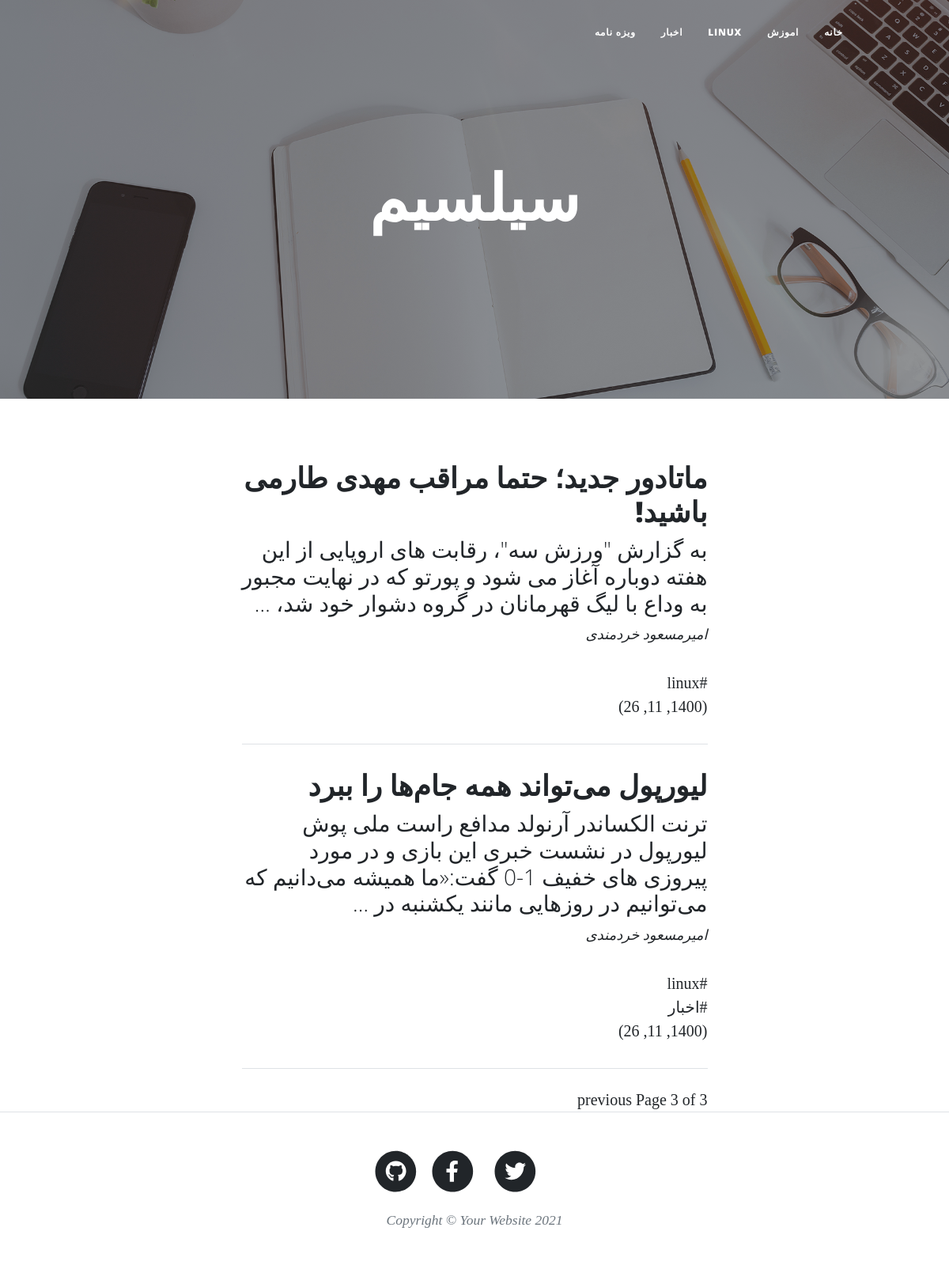
The page /blog/page/3/ on the database its author committed.
### blog/models.py (models this page shows, shortened)
class Category(models.Model):
	parent = models.ForeignKey(
        'self',default=None,null=True,blank=True,on_delete=models.SET_NULL,related_name='children',verbose_name='زیردسته'
        )
	title = models.CharField(max_length=100,verbose_name='عنوان دسته بندی')
	slug = models.SlugField(max_length=100,unique=True,verbose_name='ادرس دسته بندی')
	status = models.BooleanField(default=True,verbose_name='ایا نمایش داده شود؟')
	position = models.IntegerField(verbose_name='پوزیشن')
	class Meta:
		verbose_name='دسته بندی'
		verbose_name_plural="دسته بندی ها"
		ordering = ['position']

class Article(models.Model):
	STATUS_CHOICES = (
	('Publish','منتشرشده'),
	('Draft','پیش نویس'),
	)
	author = models.ForeignKey(User,null=True,on_delete=models.SET_NULL,related_name='نویسنده')
	title = models.CharField(max_length=100,verbose_name='عنوان مقاله')
	slug = models.SlugField(max_length=200,unique=True,verbose_name='آدرس مقاله')
	category = models.ManyToManyField(Category,verbose_name='دسته بندی',related_name='articles')
	description = models.TextField(verbose_name='محتوا')
	thumbnail=models.ImageField(upload_to='images',verbose_name='تصویر مقاله')
	publish = models.DateTimeField(default=timezone.now,verbose_name='زمان انتشار')
	created = models.DateTimeField(auto_now_add=True)
	updated = models.DateTimeField(auto_now=True)
	status = models.CharField(max_length=11,choices=STATUS_CHOICES,default='Draft',verbose_name='وضعیت')
	class Meta:
		verbose_name="مقاله"
		verbose_name_plural='مقالات'
		ordering=['-publish']
	def jpublish(self):
		return jalali_converter(self.publish)
	objects = ArticleManager()

### blog/views.py (the view)
# urls.py: path('',views.home,name='home'),
def home(request ,page_number=1):
	articles_list = Article.objects.filter(status="Publish")
	paginator = Paginator(articles_list,3)
	page_obj = paginator.get_page(page_number)
	context = {
	'articles': page_obj ,
 	'category':Category.objects.filter(status=True),
	}
	return render(request,"blog/home.html",context)

### extensions/jalali.py (called while the page is built)
    def persian_tuple(self):
        return self.persian_year, self.persian_month, self.persian_day

### extensions/utils.py (called while the page is built)
def jalali_converter(time):
	time_to_str="{},{},{}".format(time.year,time.month,time.day)
	output=jalali.Gregorian(time_to_str).persian_tuple()
	return output

### blog/templates/blog/home.html (shortened to what this page needs)
{% extends "blog/base.html" %}
{% load static %}
{% block main %}
        <header class="masthead" style="background-image: url('{% static 'assets/img/home-bg.jpg' %}')">
            <div class="container position-relative px-4 px-lg-5">
                <div class="row gx-4 gx-lg-5 justify-content-center">
                    <div class="col-md-10 col-lg-8 col-xl-7">
                        <div class="site-heading">
                            <h1>سیلسیم</h1>
                        </div>
                    </div>
                </div>
            </div>
        </header>
        <div class="container px-4 px-lg-5">
            <div class="row gx-4 gx-lg-5 justify-content-center">
                <div class="col-md-10 col-lg-8 col-xl-7">
                    {% for article in articles %}
                   <div class="post-preview">
                        <a href="{% url 'blog:detailview' article.slug %}">
                            <h2 class="post-title">{{article.title}}</h2>
                            <h3 class="post-subtitle">{{ article.description|truncatewords:30 }}</h3>
                        </a>
                        <p class="post-meta">
                        <a href="#">{{article.author.get_full_name}}</a>
                            {% for cat in article.category.all %}
                            <div>
                            <a href="{% url 'blog:category' cat.slug %}">#{{cat.title}}</a>
                            </div>
                            {% endfor %}
                          {{article.jpublish}}
                        </p>
                    </div>
                    <hr class="my-4" />
                   {% endfor %}
                    <div class="pagination">
                        <span class="step-links">
                            {% if articles.has_previous %}
                                <a href="{% url 'blog:home' articles.previous_page_number %}">previous</a>
                            {% endif %}
                            <span class="current">
                                Page {{ articles.number }} of {{ articles.paginator.num_pages }}
                            </span>
                        </span>
                    </div>
                </div>
            </div>
        </div>
{% endblock %}

### blog/templates/blog/base.html (shortened to what this page needs)
{% load static %}
<!DOCTYPE html>
<html lang="en">
    <head>
        <link href="{% static 'css/styles.css' %}" rel="stylesheet" />
        <link href="{% static 'css/rtl.css' %}" rel="stylesheet" />
    </head>
    <body>
          <nav class="navbar navbar-expand-lg navbar-light" id="mainNav">
            <div class="container px-4 px-lg-5">
                <div class="collapse navbar-collapse" id="navbarResponsive">
                    <ul class="navbar-nav ms-auto py-4 py-lg-0">
                        <li class="nav-item"><a class="nav-link px-lg-3 py-3 py-lg-4" href="{% url 'blog:home' %}">خانه</a></li>
                       {% for cat in category %}
                       {% if cat.parent == None %}
                       <li class="nav-item"><a class="nav-link px-lg-3 py-3 py-lg-4" href="{% url 'blog:category' cat.slug %}">{{cat.title}}</a></li>
                       {% endif %}
                       {% endfor %}
                    </ul>
                </div>
            </div>
        </nav>
      {% block main %}
      {% endblock %}
        <footer class="border-top">
            <div class="container px-4 px-lg-5">
                <div class="row gx-4 gx-lg-5 justify-content-center">
                    <div class="col-md-10 col-lg-8 col-xl-7">
                        <ul class="list-inline text-center">
                            <li class="list-inline-item">
                                <a href="#!">
                                    <span class="fa-stack fa-lg">
                                        <i class="fas fa-circle fa-stack-2x"></i>
                                        <i class="fab fa-twitter fa-stack-1x fa-inverse"></i>
                                    </span>
                                </a>
                            </li>
                            <li class="list-inline-item">
                                <a href="#!">
                                    <span class="fa-stack fa-lg">
                                        <i class="fas fa-circle fa-stack-2x"></i>
                                        <i class="fab fa-facebook-f fa-stack-1x fa-inverse"></i>
                                    </span>
                                </a>
                            </li>
                            <li class="list-inline-item">
                                <a href="#!">
                                    <span class="fa-stack fa-lg">
                                        <i class="fas fa-circle fa-stack-2x"></i>
                                        <i class="fab fa-github fa-stack-1x fa-inverse"></i>
                                    </span>
                                </a>
                            </li>
                        </ul>
                        <div class="small text-center text-muted fst-italic">Copyright &copy; Your Website 2021</div>
                    </div>
                </div>
            </div>
        </footer>
    </body>
</html>

### blog/static/css/rtl.css (style rules this page uses)
body { direction: rtl; font-family: verdana; }

### rows shown on the page
Category: title "اموزش"
Category: title "LINUX", title "linux"
Category: title "اخبار"
Category: title "ویزه نامه"
Article: title "ماتادور جدید؛ حتما مراقب مهدی طارمی باشید!", description "به گزارش \"ورزش سه\"، رقابت های اروپایی از این هفته دوباره آغاز می شود و پورتو که در نهایت مجبور به وداع با لیگ قهرمانان در گروه دشوار خود شد، …", author.get_full_name "امیرمسعود خردمندی", jpublish "(1400, 11, 26)"
Article: title "لیورپول می‌تواند همه جام‌ها را ببرد", description "ترنت الکساندر آرنولد مدافع راست ملی پوش لیورپول در نشست خبری این بازی و در مورد پیروزی های خفیف 1-0 گفت:«ما همیشه می‌دانیم که می‌توانیم در روزهایی مانند یکشنبه در …", author.get_full_name "امیرمسعود خردمندی", jpublish "(1400, 11, 26)"

### other values the page prints
{{ articles.number }} "3"
{{ articles.paginator.num_pages }} "3"
